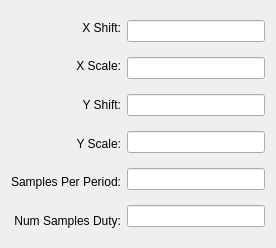
<?xml version="1.0" encoding="UTF-8"?>
<ui version="4.0">
 <class>genSquarePsWidget</class>
 <widget class="QWidget" name="genSquarePsWidget">
  <property name="geometry">
   <rect>
    <x>0</x>
    <y>0</y>
    <width>276</width>
    <height>248</height>
   </rect>
  </property>
  <property name="windowTitle">
   <string>Form</string>
  </property>
  <layout class="QHBoxLayout" name="horizontalLayout">
   <item>
    <layout class="QVBoxLayout" name="verticalLayout_2">
     <item>
      <widget class="QLabel" name="xShift_lbl">
       <property name="text">
        <string>X Shift:</string>
       </property>
       <property name="alignment">
        <set>Qt::AlignRight|Qt::AlignTrailing|Qt::AlignVCenter</set>
       </property>
      </widget>
     </item>
     <item>
      <widget class="QLabel" name="xScale_lbl">
       <property name="text">
        <string>X Scale:</string>
       </property>
       <property name="alignment">
        <set>Qt::AlignRight|Qt::AlignTrailing|Qt::AlignVCenter</set>
       </property>
      </widget>
     </item>
     <item>
      <widget class="QLabel" name="yShift_lbl">
       <property name="text">
        <string>Y Shift:</string>
       </property>
       <property name="alignment">
        <set>Qt::AlignRight|Qt::AlignTrailing|Qt::AlignVCenter</set>
       </property>
      </widget>
     </item>
     <item>
      <widget class="QLabel" name="yScale_lbl">
       <property name="text">
        <string>Y Scale:</string>
       </property>
       <property name="alignment">
        <set>Qt::AlignRight|Qt::AlignTrailing|Qt::AlignVCenter</set>
       </property>
      </widget>
     </item>
     <item>
      <widget class="QLabel" name="samplesPerPeriod_lbl">
       <property name="text">
        <string>Samples Per Period:</string>
       </property>
       <property name="alignment">
        <set>Qt::AlignRight|Qt::AlignTrailing|Qt::AlignVCenter</set>
       </property>
      </widget>
     </item>
     <item>
      <widget class="QLabel" name="numSamplesDuty_lbl">
       <property name="text">
        <string>Num Samples Duty:</string>
       </property>
       <property name="alignment">
        <set>Qt::AlignRight|Qt::AlignTrailing|Qt::AlignVCenter</set>
       </property>
      </widget>
     </item>
    </layout>
   </item>
   <item>
    <layout class="QVBoxLayout" name="verticalLayout">
     <item>
      <widget class="QLineEdit" name="xShift_le"/>
     </item>
     <item>
      <widget class="QLineEdit" name="xScale_le"/>
     </item>
     <item>
      <widget class="QLineEdit" name="yShift_le"/>
     </item>
     <item>
      <widget class="QLineEdit" name="yScale_le"/>
     </item>
     <item>
      <widget class="QLineEdit" name="samplesPerPeriod_le"/>
     </item>
     <item>
      <widget class="QLineEdit" name="numSamplesDuty_le"/>
     </item>
    </layout>
   </item>
  </layout>
 </widget>
 <resources/>
 <connections/>
</ui>
